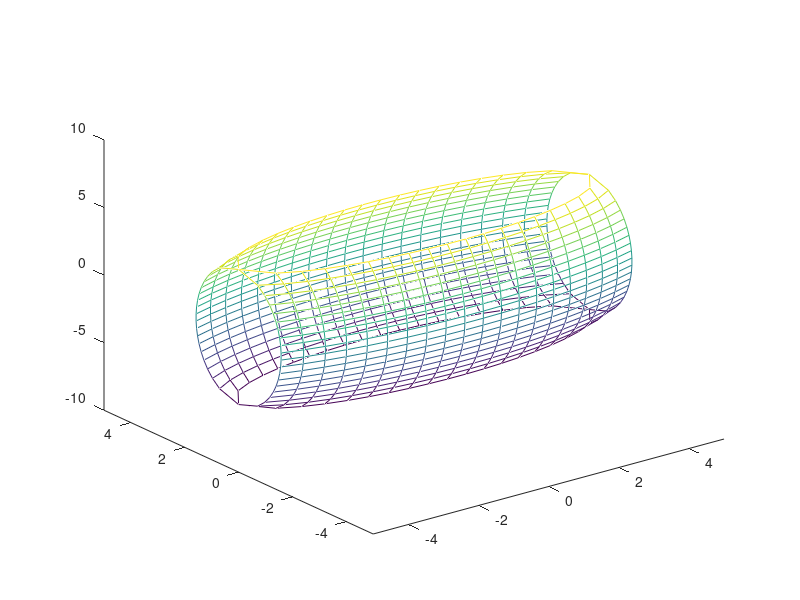

MATLAB code to generate this figure:
clear;
hold off;
[X,Z]=meshgrid(linspace(-5, 5,20));
Y=sqrt(5 - (X.^2)/10 - (Z.^2)/10);
mesh(X,-Y,Z);
hold on;
mesh(X,Y,Z);

xlim([-5;5]);
ylim([-5;5]);
zlim([-10;10]);
hidden off;
grid;